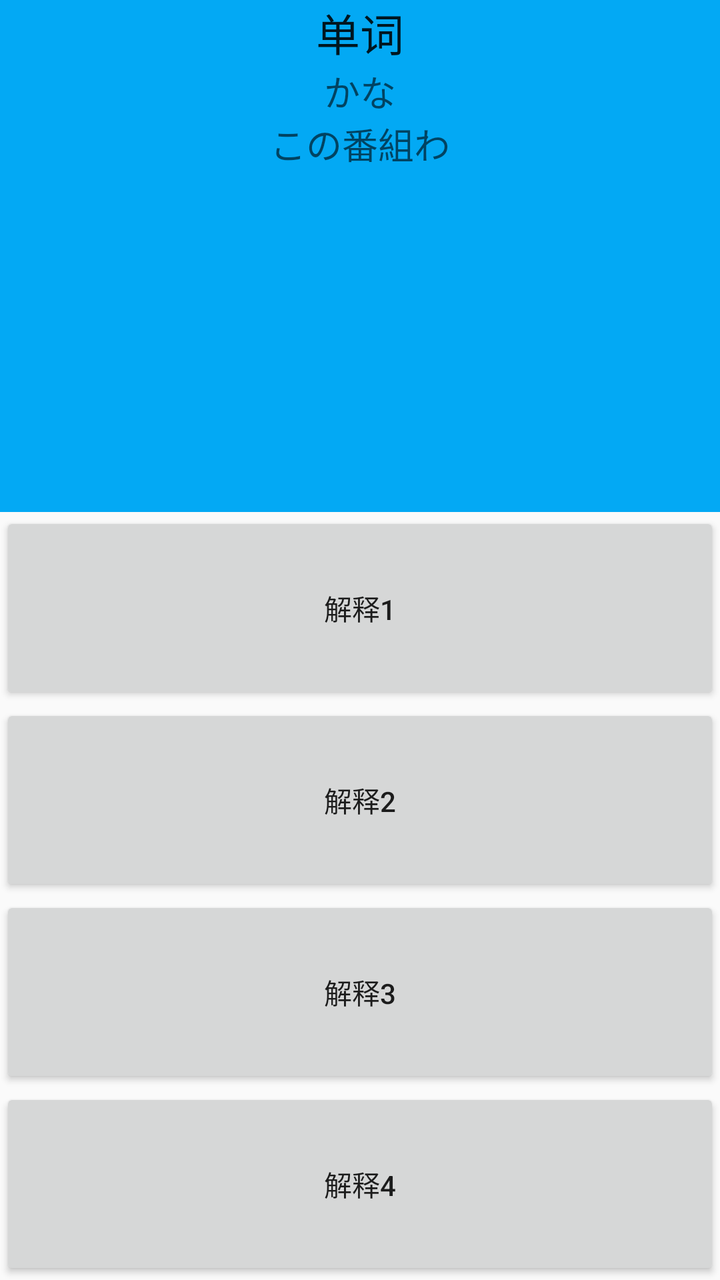
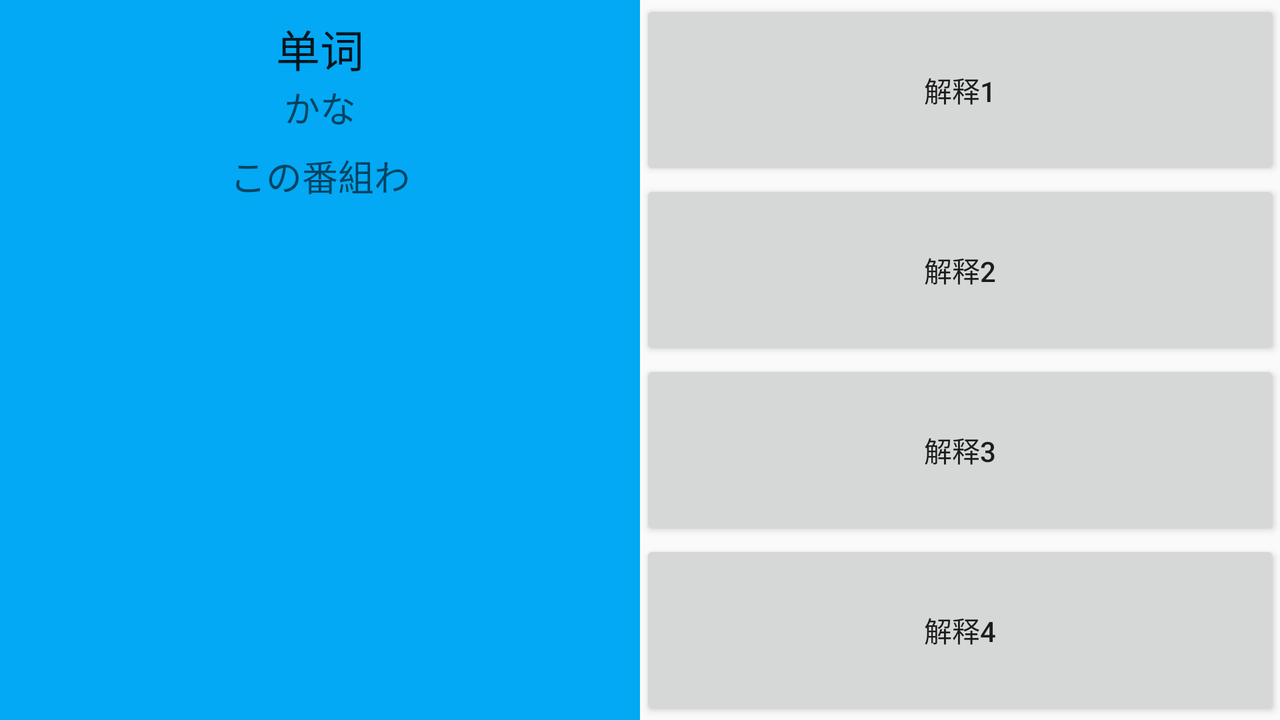

The same Android screen from two of the app's own layout files: first res/layout/ as a phone draws it, then the repository's variant for another configuration, drawn on a device whose configuration selects that folder. Both files follow.
<!-- AndroidManifest.xml: application theme AppTheme -->
<!-- res/layout/fragment_word_question.xml -->
<?xml version="1.0" encoding="utf-8"?>
<LinearLayout xmlns:android="http://schemas.android.com/apk/res/android"
    android:layout_width="match_parent"
    android:layout_height="match_parent"
    android:orientation="vertical"
    android:id="@+id/word_question_fragment"
    android:gravity="center_horizontal">



    <LinearLayout
        android:layout_width="match_parent"
        android:layout_height="0dp"
        android:layout_weight="4"
        android:gravity="center_horizontal"
        android:background="@color/primary"
        android:orientation="vertical"
        >

        <TextView
            android:layout_width="wrap_content"
            android:layout_height="wrap_content"
            android:text="单词"
            android:textAppearance="?android:textAppearanceLarge"
            android:id="@+id/word_text"

            />

        <TextView
            android:layout_width="wrap_content"
            android:layout_height="wrap_content"
            android:id="@+id/kana_text"
            android:textAppearance="?android:textAppearanceMedium"
            android:text="かな"
            />

        <TextView
            android:layout_width="wrap_content"
            android:layout_height="wrap_content"
            android:id="@+id/example_sentence_text"
            android:textAppearance="?android:textAppearanceMedium"
            android:text="この番組わ"
            />

        </LinearLayout>

    <LinearLayout
        android:layout_width="match_parent"
        android:layout_height="0dp"
        android:layout_weight="6"
        android:orientation="vertical"
        >

        <Button
            android:layout_width="match_parent"
            android:layout_height="0dp"
            android:layout_weight="1"
            android:id="@+id/defi_btn_1"
            android:text="解释1"
            />


        <Button
            android:layout_width="match_parent"
            android:layout_height="0dp"
            android:layout_weight="1"
            android:id="@+id/defi_btn_2"
            android:text="解释2"
            />

        <Button
            android:layout_width="match_parent"
            android:layout_height="0dp"
            android:layout_weight="1"
            android:id="@+id/defi_btn_3"
            android:text="解释3"
            />

        <Button
            android:layout_width="match_parent"
            android:layout_height="0dp"
            android:layout_weight="1"
            android:id="@+id/defi_btn_4"
            android:text="解释4"
            />


        </LinearLayout>





</LinearLayout>
<!-- resources referenced by this layout -->
<resources>
  <color name="primary">#03a9f4</color>
  <!-- from res/values-v21/ -->
  <style name="AppTheme" parent="android:Theme.Material.Light">
          
          <item name="android:colorPrimaryDark">@color/primary_dark</item>
          <item name="android:colorPrimary">@color/primary</item>
  
  
      </style>
  <color name="primary_dark">#0288d1</color>
</resources>
<!-- res/layout-land/fragment_word_question.xml (the repository's variant of the layout above) -->
<!-- drawn on the phone turned sideways -->
<?xml version="1.0" encoding="utf-8"?>
<LinearLayout xmlns:android="http://schemas.android.com/apk/res/android"
    android:layout_width="match_parent"
    android:layout_height="match_parent"
    android:orientation="horizontal"
    android:id="@+id/word_question_fragment"
    android:gravity="center_horizontal">



    <LinearLayout
        android:layout_width="0dp"
        android:layout_height="match_parent"
        android:layout_weight="1"
        android:gravity="center_horizontal"
        android:background="@color/primary"
        android:orientation="vertical"
        >

        <TextView
            android:layout_width="wrap_content"
            android:layout_height="wrap_content"
            android:text="单词"
            android:textAppearance="?android:textAppearanceLarge"
            android:id="@+id/word_text"

            android:paddingTop="8dp"
            />

        <TextView
            android:layout_width="wrap_content"
            android:layout_height="wrap_content"
            android:id="@+id/kana_text"
            android:textAppearance="?android:textAppearanceMedium"
            android:text="かな"
            android:paddingBottom="8dp"
            />

        <TextView
            android:layout_width="wrap_content"
            android:layout_height="wrap_content"
            android:id="@+id/example_sentence_text"
            android:textAppearance="?android:textAppearanceMedium"
            android:text="この番組わ"
            />

        </LinearLayout>

    <LinearLayout
        android:layout_width="0dp"
        android:layout_height="match_parent"
        android:layout_weight="1"
        android:orientation="vertical"
        >

        <Button
            android:layout_width="match_parent"
            android:layout_height="0dp"
            android:layout_weight="1"
            android:id="@+id/defi_btn_1"
            android:text="解释1"
            />


        <Button
            android:layout_width="match_parent"
            android:layout_height="0dp"
            android:layout_weight="1"
            android:id="@+id/defi_btn_2"
            android:text="解释2"
            />

        <Button
            android:layout_width="match_parent"
            android:layout_height="0dp"
            android:layout_weight="1"
            android:id="@+id/defi_btn_3"
            android:text="解释3"
            />

        <Button
            android:layout_width="match_parent"
            android:layout_height="0dp"
            android:layout_weight="1"
            android:id="@+id/defi_btn_4"
            android:text="解释4"
            />


        </LinearLayout>





</LinearLayout>
